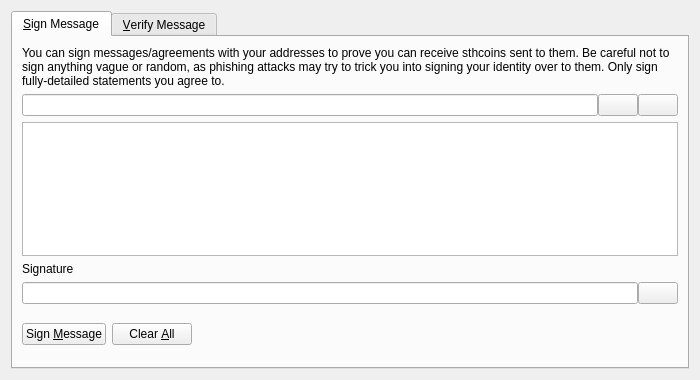
<?xml version="1.0" encoding="UTF-8"?>
<ui version="4.0">
 <class>SignVerifyMessageDialog</class>
 <widget class="QDialog" name="SignVerifyMessageDialog">
  <property name="geometry">
   <rect>
    <x>0</x>
    <y>0</y>
    <width>700</width>
    <height>380</height>
   </rect>
  </property>
  <property name="windowTitle">
   <string>Signatures - Sign / Verify a Message</string>
  </property>
  <property name="modal">
   <bool>true</bool>
  </property>
  <layout class="QVBoxLayout" name="verticalLayout">
   <item>
    <widget class="QTabWidget" name="tabWidget">
     <property name="currentIndex">
      <number>0</number>
     </property>
     <widget class="QWidget" name="tabSignMessage">
      <attribute name="title">
       <string>&amp;Sign Message</string>
      </attribute>
      <layout class="QVBoxLayout" name="verticalLayout_SM">
       <item>
        <widget class="QLabel" name="infoLabel_SM">
         <property name="text">
          <string>You can sign messages/agreements with your addresses to prove you can receive sthcoins sent to them. Be careful not to sign anything vague or random, as phishing attacks may try to trick you into signing your identity over to them. Only sign fully-detailed statements you agree to.</string>
         </property>
         <property name="textFormat">
          <enum>Qt::PlainText</enum>
         </property>
         <property name="wordWrap">
          <bool>true</bool>
         </property>
        </widget>
       </item>
       <item>
        <layout class="QHBoxLayout" name="horizontalLayout_1_SM">
         <property name="spacing">
          <number>0</number>
         </property>
         <item>
          <widget class="QValidatedLineEdit" name="addressIn_SM">
           <property name="toolTip">
            <string>The Sthcoin address to sign the message with</string>
           </property>
          </widget>
         </item>
         <item>
          <widget class="QPushButton" name="addressBookButton_SM">
           <property name="toolTip">
            <string>Choose previously used address</string>
           </property>
           <property name="text">
            <string/>
           </property>
           <property name="icon">
            <iconset resource="../sthcoin.qrc">
             <normaloff>:/icons/address-book</normaloff>:/icons/address-book</iconset>
           </property>
           <property name="shortcut">
            <string>Alt+A</string>
           </property>
           <property name="autoDefault">
            <bool>false</bool>
           </property>
          </widget>
         </item>
         <item>
          <widget class="QPushButton" name="pasteButton_SM">
           <property name="toolTip">
            <string>Paste address from clipboard</string>
           </property>
           <property name="text">
            <string/>
           </property>
           <property name="icon">
            <iconset resource="../sthcoin.qrc">
             <normaloff>:/icons/editpaste</normaloff>:/icons/editpaste</iconset>
           </property>
           <property name="shortcut">
            <string>Alt+P</string>
           </property>
           <property name="autoDefault">
            <bool>false</bool>
           </property>
          </widget>
         </item>
        </layout>
       </item>
       <item>
        <widget class="QPlainTextEdit" name="messageIn_SM">
         <property name="toolTip">
          <string>Enter the message you want to sign here</string>
         </property>
        </widget>
       </item>
       <item>
        <widget class="QLabel" name="signatureLabel_SM">
         <property name="text">
          <string>Signature</string>
         </property>
         <property name="textFormat">
          <enum>Qt::PlainText</enum>
         </property>
        </widget>
       </item>
       <item>
        <layout class="QHBoxLayout" name="horizontalLayout_2_SM">
         <property name="spacing">
          <number>0</number>
         </property>
         <item>
          <widget class="QLineEdit" name="signatureOut_SM">
           <property name="font">
            <font>
             <italic>true</italic>
            </font>
           </property>
           <property name="readOnly">
            <bool>true</bool>
           </property>
          </widget>
         </item>
         <item>
          <widget class="QPushButton" name="copySignatureButton_SM">
           <property name="toolTip">
            <string>Copy the current signature to the system clipboard</string>
           </property>
           <property name="text">
            <string/>
           </property>
           <property name="icon">
            <iconset resource="../sthcoin.qrc">
             <normaloff>:/icons/editcopy</normaloff>:/icons/editcopy</iconset>
           </property>
           <property name="autoDefault">
            <bool>false</bool>
           </property>
          </widget>
         </item>
        </layout>
       </item>
       <item>
        <layout class="QHBoxLayout" name="horizontalLayout_3_SM">
         <item>
          <widget class="QPushButton" name="signMessageButton_SM">
           <property name="toolTip">
            <string>Sign the message to prove you own this Sthcoin address</string>
           </property>
           <property name="text">
            <string>Sign &amp;Message</string>
           </property>
           <property name="icon">
            <iconset resource="../sthcoin.qrc">
             <normaloff>:/icons/edit</normaloff>:/icons/edit</iconset>
           </property>
           <property name="autoDefault">
            <bool>false</bool>
           </property>
          </widget>
         </item>
         <item>
          <widget class="QPushButton" name="clearButton_SM">
           <property name="toolTip">
            <string>Reset all sign message fields</string>
           </property>
           <property name="text">
            <string>Clear &amp;All</string>
           </property>
           <property name="icon">
            <iconset resource="../sthcoin.qrc">
             <normaloff>:/icons/remove</normaloff>:/icons/remove</iconset>
           </property>
           <property name="autoDefault">
            <bool>false</bool>
           </property>
          </widget>
         </item>
         <item>
          <spacer name="horizontalSpacer_1_SM">
           <property name="orientation">
            <enum>Qt::Horizontal</enum>
           </property>
           <property name="sizeHint" stdset="0">
            <size>
             <width>40</width>
             <height>48</height>
            </size>
           </property>
          </spacer>
         </item>
         <item>
          <widget class="QLabel" name="statusLabel_SM">
           <property name="font">
            <font>
             <weight>75</weight>
             <bold>true</bold>
            </font>
           </property>
           <property name="text">
            <string/>
           </property>
           <property name="wordWrap">
            <bool>true</bool>
           </property>
          </widget>
         </item>
         <item>
          <spacer name="horizontalSpacer_2_SM">
           <property name="orientation">
            <enum>Qt::Horizontal</enum>
           </property>
           <property name="sizeHint" stdset="0">
            <size>
             <width>40</width>
             <height>48</height>
            </size>
           </property>
          </spacer>
         </item>
        </layout>
       </item>
      </layout>
     </widget>
     <widget class="QWidget" name="tabVerifyMessage">
      <attribute name="title">
       <string>&amp;Verify Message</string>
      </attribute>
      <layout class="QVBoxLayout" name="verticalLayout_VM">
       <item>
        <widget class="QLabel" name="infoLabel_VM">
         <property name="text">
          <string>Enter the receiver's address, message (ensure you copy line breaks, spaces, tabs, etc. exactly) and signature below to verify the message. Be careful not to read more into the signature than what is in the signed message itself, to avoid being tricked by a man-in-the-middle attack. Note that this only proves the signing party receives with the address, it cannot prove sendership of any transaction!</string>
         </property>
         <property name="textFormat">
          <enum>Qt::PlainText</enum>
         </property>
         <property name="alignment">
          <set>Qt::AlignLeading|Qt::AlignLeft|Qt::AlignTop</set>
         </property>
         <property name="wordWrap">
          <bool>true</bool>
         </property>
        </widget>
       </item>
       <item>
        <layout class="QHBoxLayout" name="horizontalLayout_1_VM">
         <property name="spacing">
          <number>0</number>
         </property>
         <item>
          <widget class="QValidatedLineEdit" name="addressIn_VM">
           <property name="toolTip">
            <string>The Sthcoin address the message was signed with</string>
           </property>
          </widget>
         </item>
         <item>
          <widget class="QPushButton" name="addressBookButton_VM">
           <property name="toolTip">
            <string>Choose previously used address</string>
           </property>
           <property name="text">
            <string/>
           </property>
           <property name="icon">
            <iconset resource="../sthcoin.qrc">
             <normaloff>:/icons/address-book</normaloff>:/icons/address-book</iconset>
           </property>
           <property name="shortcut">
            <string>Alt+A</string>
           </property>
           <property name="autoDefault">
            <bool>false</bool>
           </property>
          </widget>
         </item>
        </layout>
       </item>
       <item>
        <widget class="QPlainTextEdit" name="messageIn_VM"/>
       </item>
       <item>
        <widget class="QValidatedLineEdit" name="signatureIn_VM"/>
       </item>
       <item>
        <layout class="QHBoxLayout" name="horizontalLayout_2_VM">
         <item>
          <widget class="QPushButton" name="verifyMessageButton_VM">
           <property name="toolTip">
            <string>Verify the message to ensure it was signed with the specified Sthcoin address</string>
           </property>
           <property name="text">
            <string>Verify &amp;Message</string>
           </property>
           <property name="icon">
            <iconset resource="../sthcoin.qrc">
             <normaloff>:/icons/transaction_0</normaloff>:/icons/transaction_0</iconset>
           </property>
           <property name="autoDefault">
            <bool>false</bool>
           </property>
          </widget>
         </item>
         <item>
          <widget class="QPushButton" name="clearButton_VM">
           <property name="toolTip">
            <string>Reset all verify message fields</string>
           </property>
           <property name="text">
            <string>Clear &amp;All</string>
           </property>
           <property name="icon">
            <iconset resource="../sthcoin.qrc">
             <normaloff>:/icons/remove</normaloff>:/icons/remove</iconset>
           </property>
           <property name="autoDefault">
            <bool>false</bool>
           </property>
          </widget>
         </item>
         <item>
          <spacer name="horizontalSpacer_1_VM">
           <property name="orientation">
            <enum>Qt::Horizontal</enum>
           </property>
           <property name="sizeHint" stdset="0">
            <size>
             <width>40</width>
             <height>48</height>
            </size>
           </property>
          </spacer>
         </item>
         <item>
          <widget class="QLabel" name="statusLabel_VM">
           <property name="font">
            <font>
             <weight>75</weight>
             <bold>true</bold>
            </font>
           </property>
           <property name="text">
            <string/>
           </property>
           <property name="wordWrap">
            <bool>true</bool>
           </property>
          </widget>
         </item>
         <item>
          <spacer name="horizontalSpacer_2_VM">
           <property name="orientation">
            <enum>Qt::Horizontal</enum>
           </property>
           <property name="sizeHint" stdset="0">
            <size>
             <width>40</width>
             <height>48</height>
            </size>
           </property>
          </spacer>
         </item>
        </layout>
       </item>
      </layout>
     </widget>
    </widget>
   </item>
  </layout>
 </widget>
 <customwidgets>
  <customwidget>
   <class>QValidatedLineEdit</class>
   <extends>QLineEdit</extends>
   <header>qt/qvalidatedlineedit.h</header>
  </customwidget>
 </customwidgets>
 <resources>
  <include location="../sthcoin.qrc"/>
 </resources>
 <connections/>
</ui>
